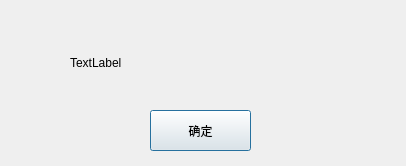
<?xml version="1.0" encoding="UTF-8"?>
<ui version="4.0">
 <class>CWarningDialog</class>
 <widget class="QDialog" name="CWarningDialog">
  <property name="geometry">
   <rect>
    <x>0</x>
    <y>0</y>
    <width>406</width>
    <height>166</height>
   </rect>
  </property>
  <property name="windowTitle">
   <string>Dialog</string>
  </property>
  <property name="styleSheet">
   <string notr="true"/>
  </property>
  <widget class="QPushButton" name="pushButton">
   <property name="geometry">
    <rect>
     <x>150</x>
     <y>110</y>
     <width>101</width>
     <height>41</height>
    </rect>
   </property>
   <property name="text">
    <string>确定</string>
   </property>
  </widget>
  <widget class="QLabel" name="label">
   <property name="geometry">
    <rect>
     <x>70</x>
     <y>37</y>
     <width>301</width>
     <height>51</height>
    </rect>
   </property>
   <property name="text">
    <string>TextLabel</string>
   </property>
  </widget>
 </widget>
 <resources/>
 <connections/>
</ui>
